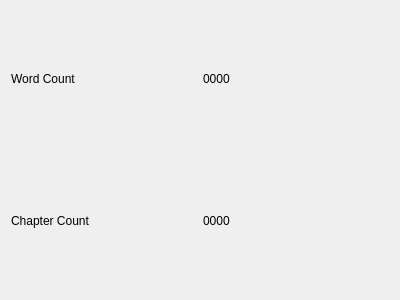
<?xml version="1.0" encoding="UTF-8"?>
<ui version="4.0">
 <class>Form</class>
 <widget class="QWidget" name="Form">
  <property name="geometry">
   <rect>
    <x>0</x>
    <y>0</y>
    <width>400</width>
    <height>300</height>
   </rect>
  </property>
  <property name="windowTitle">
   <string>Form</string>
  </property>
  <layout class="QVBoxLayout" name="verticalLayout_2">
   <item>
    <layout class="QVBoxLayout" name="verticalLayout">
     <item>
      <layout class="QHBoxLayout" name="horizontalLayout">
       <item>
        <widget class="QLabel" name="label">
         <property name="text">
          <string>Word Count</string>
         </property>
        </widget>
       </item>
       <item>
        <widget class="QLabel" name="label_2">
         <property name="text">
          <string>0000</string>
         </property>
        </widget>
       </item>
      </layout>
     </item>
     <item>
      <layout class="QHBoxLayout" name="horizontalLayout_2">
       <item>
        <widget class="QLabel" name="label_3">
         <property name="text">
          <string>Chapter Count</string>
         </property>
        </widget>
       </item>
       <item>
        <widget class="QLabel" name="label_4">
         <property name="text">
          <string>0000</string>
         </property>
        </widget>
       </item>
      </layout>
     </item>
    </layout>
   </item>
  </layout>
 </widget>
 <resources/>
 <connections/>
</ui>
